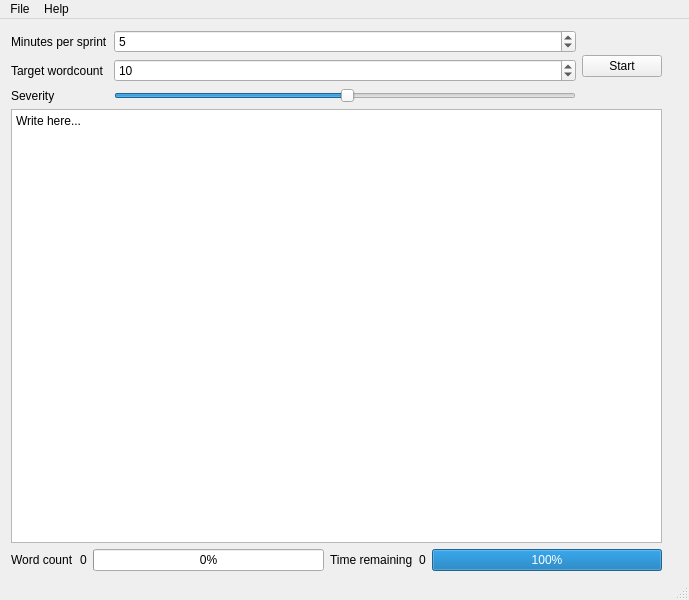
<?xml version="1.0" encoding="UTF-8"?>
<ui version="4.0">
 <class>MainWindow</class>
 <widget class="QMainWindow" name="MainWindow">
  <property name="geometry">
   <rect>
    <x>0</x>
    <y>0</y>
    <width>689</width>
    <height>600</height>
   </rect>
  </property>
  <property name="windowTitle">
   <string>MainWindow</string>
  </property>
  <widget class="QWidget" name="centralwidget">
   <widget class="QWidget" name="layoutWidget">
    <property name="geometry">
     <rect>
      <x>11</x>
      <y>11</y>
      <width>651</width>
      <height>541</height>
     </rect>
    </property>
    <layout class="QVBoxLayout" name="verticalLayout">
     <item>
      <layout class="QHBoxLayout" name="horizontalLayout">
       <item>
        <layout class="QFormLayout" name="formLayout">
         <item row="0" column="0">
          <widget class="QLabel" name="minutes_per_sprint_label">
           <property name="text">
            <string>Minutes per sprint</string>
           </property>
           <property name="wordWrap">
            <bool>true</bool>
           </property>
          </widget>
         </item>
         <item row="0" column="1">
          <widget class="QSpinBox" name="minutes_per_sprint_spinbox">
           <property name="value">
            <number>5</number>
           </property>
          </widget>
         </item>
         <item row="1" column="0">
          <widget class="QLabel" name="target_wordcount_label">
           <property name="text">
            <string>Target wordcount</string>
           </property>
           <property name="wordWrap">
            <bool>true</bool>
           </property>
          </widget>
         </item>
         <item row="1" column="1">
          <widget class="QSpinBox" name="target_wordcount_spinbox">
           <property name="value">
            <number>10</number>
           </property>
          </widget>
         </item>
         <item row="2" column="0">
          <widget class="QLabel" name="severity_label">
           <property name="text">
            <string>Severity</string>
           </property>
          </widget>
         </item>
         <item row="2" column="1">
          <widget class="QSlider" name="severity_slider">
           <property name="sliderPosition">
            <number>50</number>
           </property>
           <property name="orientation">
            <enum>Qt::Horizontal</enum>
           </property>
          </widget>
         </item>
        </layout>
       </item>
       <item>
        <widget class="QPushButton" name="start_button">
         <property name="text">
          <string>Start</string>
         </property>
        </widget>
       </item>
      </layout>
     </item>
     <item>
      <widget class="QPlainTextEdit" name="textarea">
       <property name="plainText">
        <string>Write here...</string>
       </property>
      </widget>
     </item>
     <item>
      <layout class="QHBoxLayout" name="horizontalLayout_2">
       <item>
        <widget class="QLabel" name="wordcount_label">
         <property name="text">
          <string>Word count</string>
         </property>
        </widget>
       </item>
       <item>
        <widget class="QLabel" name="wordcount_value_label">
         <property name="text">
          <string>0</string>
         </property>
        </widget>
       </item>
       <item>
        <widget class="QProgressBar" name="wordcount_progressBar">
         <property name="value">
          <number>0</number>
         </property>
        </widget>
       </item>
       <item>
        <widget class="QLabel" name="time_remaining_label">
         <property name="text">
          <string>Time remaining</string>
         </property>
        </widget>
       </item>
       <item>
        <widget class="QLabel" name="time_remaining_value_label">
         <property name="text">
          <string>0</string>
         </property>
        </widget>
       </item>
       <item>
        <widget class="QProgressBar" name="time_remaining_progressBar">
         <property name="value">
          <number>100</number>
         </property>
        </widget>
       </item>
      </layout>
     </item>
    </layout>
   </widget>
  </widget>
  <widget class="QMenuBar" name="menubar">
   <property name="geometry">
    <rect>
     <x>0</x>
     <y>0</y>
     <width>689</width>
     <height>24</height>
    </rect>
   </property>
   <widget class="QMenu" name="menuHelp">
    <property name="title">
     <string>Help</string>
    </property>
    <addaction name="actionSettings"/>
    <addaction name="actionAbout"/>
   </widget>
   <widget class="QMenu" name="menuFile">
    <property name="title">
     <string>File</string>
    </property>
    <addaction name="actionOpen"/>
    <addaction name="actionSave"/>
   </widget>
   <addaction name="menuFile"/>
   <addaction name="menuHelp"/>
  </widget>
  <widget class="QStatusBar" name="statusbar"/>
  <action name="actionSettings">
   <property name="text">
    <string>Settings</string>
   </property>
  </action>
  <action name="actionOpen">
   <property name="text">
    <string>Open</string>
   </property>
  </action>
  <action name="actionSave">
   <property name="text">
    <string>Save</string>
   </property>
  </action>
  <action name="actionAbout">
   <property name="text">
    <string>About</string>
   </property>
  </action>
 </widget>
 <resources/>
 <connections/>
</ui>
